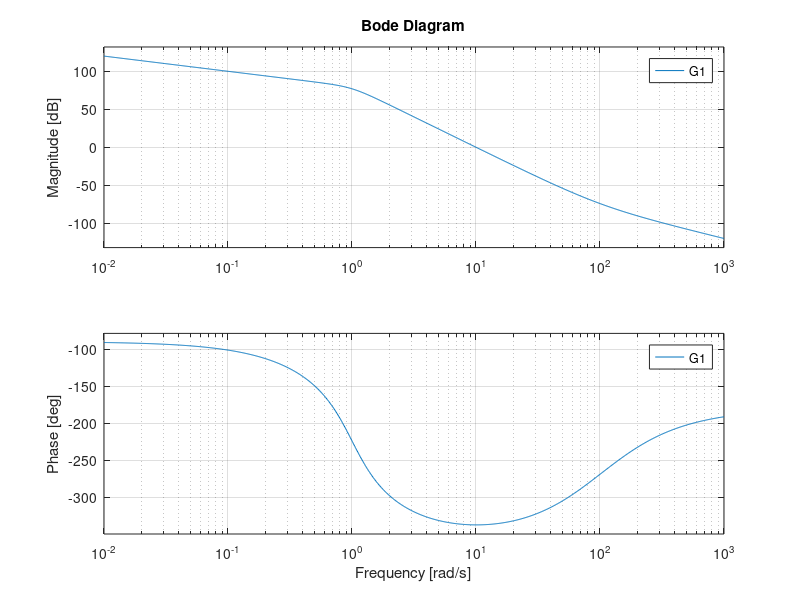
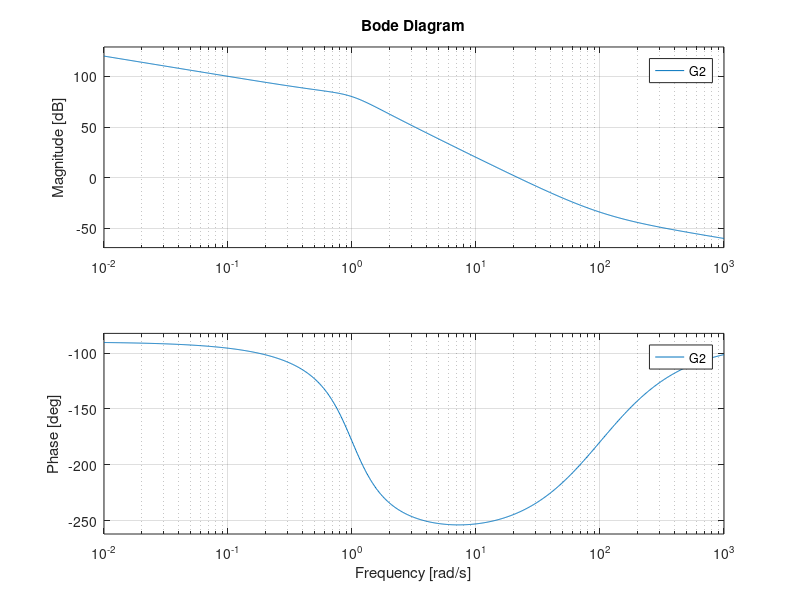
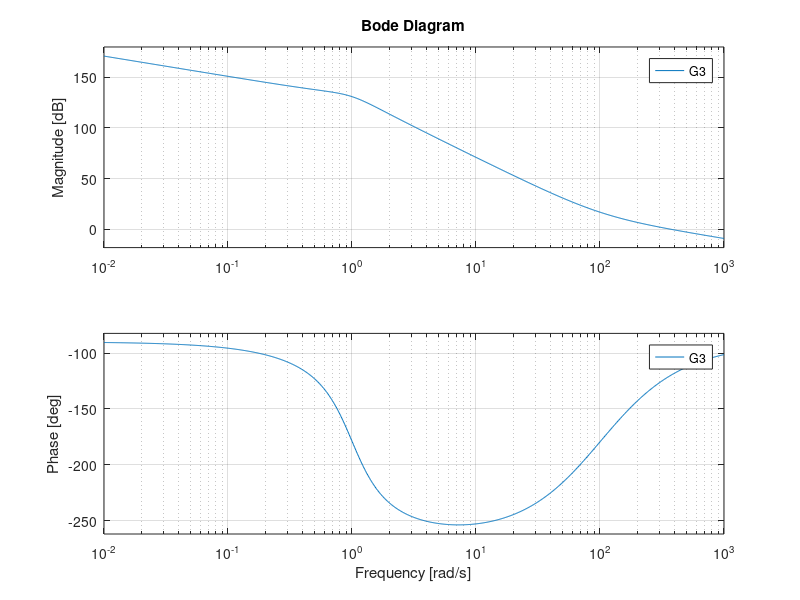
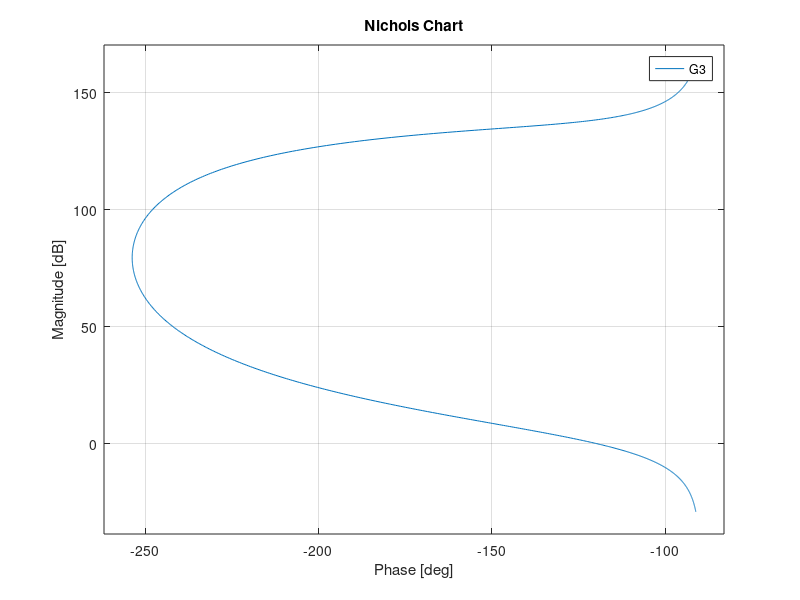

Reproduce these figures in MATLAB, in order.
%% Esame 17-12-2014 - Esercizio 2

clear all; close all; clc;

%% Funzione di trasferimento

s = tf('s');
G = ((s+100)^2)/((s^2+s+1)*(s+1))

%% Picco di risonanza -> margine di fase

Mr_dB = 1;
Mr = 10^(Mr_dB/20);
fm_rad = (2.3-Mr)/(1.25);
fm = rad2deg(fm_rad);

%% Analisi del sistema G1 ad anello aperto

C1 = 1/s;
G1 = C1*G;
figure; bode(G1)

%% Analisi del sistema G2 ad anello aperto

C2 = (1+s)/s;
G2 = C2*G;
figure; bode(G2)

%% Analisi del sistema G3 ad anello aperto

C3 = (350*(1+s))/s;
G3 = C3*G;
figure; bode(G3)

%% Analisi del sistema G3 ad anello chiuso

figure; nichols(G3)

%% Analisi del sistema G4 ad anello aperto

C4 = (1500*(1+s))/s;
G4 = C4*G;
figure; bode(G4)

%% Analisi del sistema G4 ad anello chiuso

figure; nichols(G4)

W = feedback(G4,1);
figure; bode(W)
